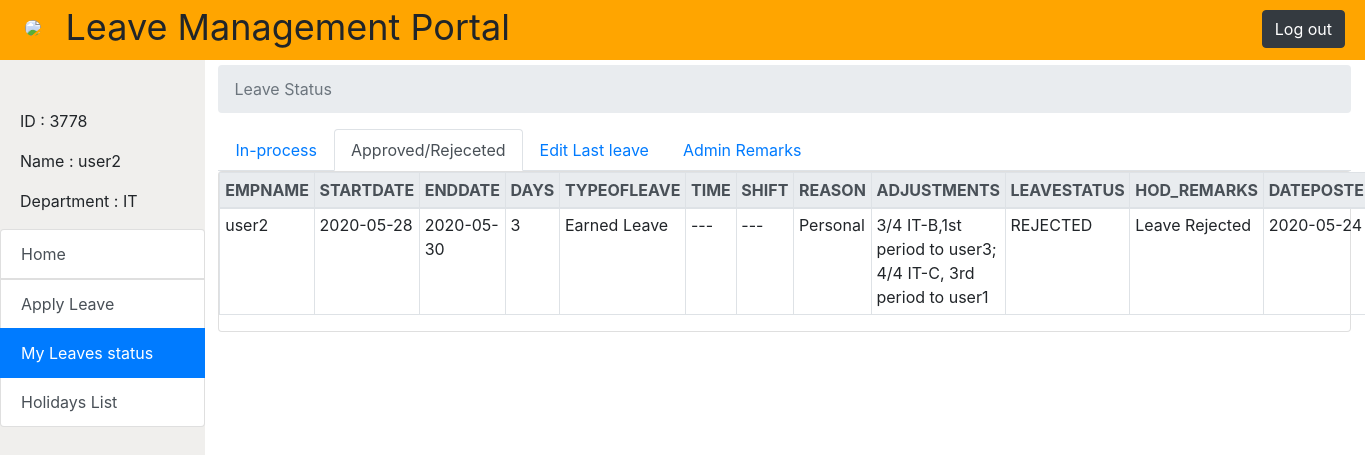
/leavestatus_1.php (signed in), run on the app's committed database.
### tables this page shows
CREATE TABLE `tblleave` (
  `LEAVEID` int(11) NOT NULL,
  `EMPID` int(11) NOT NULL,
  `DATESTART` date NOT NULL,
  `DATEEND` date NOT NULL,
  `NOOFDAYS` double NOT NULL,
  `SHIFT` text NOT NULL DEFAULT '---',
  `TYPEOFLEAVE` varchar(30) NOT NULL,
  `TIME` text NOT NULL DEFAULT '---',
  `REASON` text NOT NULL,
  `ADJUSTMENT` text NOT NULL,
  `LEAVESTATUS` varchar(30) NOT NULL,
  `ADMINREMARKS` text NOT NULL,
  `DATEPOSTED` date NOT NULL,
  `CL_USED` decimal(11,0) NOT NULL DEFAULT 0,
  `EL_USED` int(11) NOT NULL DEFAULT 0,
  `OD_USED` decimal(11,0) NOT NULL DEFAULT 0,
  `PERMISIONS__USED` int(11) NOT NULL DEFAULT 0,
  `HALFCL__USED` decimal(4,1) NOT NULL DEFAULT 0.0,
  `HALFOD__USED` decimal(4,1) NOT NULL DEFAULT 0.0,
  `LOP__USED` decimal(4,1) NOT NULL DEFAULT 0.0,
  `LATECOMING__USED` int(11) NOT NULL DEFAULT 0,
  `EXTRAPER__USED` decimal(4,1) UNSIGNED NOT NULL,
  `EMPNAME` text NOT NULL
);

### leavestatus_1.php (the view, shortened to what this page needs)
<!DOCTYPE html>
<html>
    <head profile="https://upload.wikimedia.org/wikipedia/commons/4/47/Anits_logo.jpg">
        <link rel="stylesheet" href="https://stackpath.bootstrapcdn.com/bootstrap/4.4.1/css/bootstrap.min.css">
    </head>
    <body>
      <div class="topbar">
            <img class="anits" src="https://upload.wikimedia.org/wikipedia/commons/4/47/Anits_logo.jpg" width="50px">
            <span class="heading" >Leave Management Portal</span>
            <button id="logout" type="button" class="btn btn-dark" onclick="location.href='logout.php'" >Log out</button>
        </div>
        <div class="sidebar">
            <div class="profile">
                <p class="id">ID : <?php echo $_SESSION['EMPID'];?></p>
                <p class="name">Name : <?php echo $_SESSION['EMPNAME'];?></p>
                <p class="department">Department : IT</p>
            </div>
            <form method='post'>
            <div id="actions" class="list-group">
                  <button type="button" class="list-group-item list-group-item-action" onclick="location.href='redirect.php'">Home</button>
                  <button type="button" class="list-group-item list-group-item-action" onclick="location.href='apleave.php'"> Apply Leave</button>
                  <button type="button" class="list-group-item active list-group-item-action" onclick="location.href='leavestatus.php'">My Leaves status</button>
                  <button type="button" class="list-group-item list-group-item-action"onclick="location.href='holidayslist.php'">Holidays List</button>
            </div>
              </form >
        </div>
        <div class="content">
             <nav aria-label="breadcrumb">
              <ol class="breadcrumb">
                <li class="breadcrumb-item active" aria-current="page">Leave Status</li>
              </ol>
            </nav>
            <ul class="nav nav-tabs">
              <li class="nav-item">
                <a class="nav-link" href="leavestatus.php">In-process</a>
              </li>
              <li class="nav-item">
                <a class="nav-link active" href="leavestatus_1.php">Approved/Rejeceted</a>
              </li>
              <li class="nav-item">
                <a class="nav-link" href="leavestatus_2.php">Edit Last leave</a>
              </li>
              <li class="nav-item">
                <a class="nav-link" href="leavestatus_3.php">Admin Remarks</a>
              </li>
            </ul>
            <div class="appliedleaaves">
                <?php
                   $link=mysqli_connect("127.0.0.1:3306","root","","lmsystem2");
     $query =  mysqli_query($link,("SELECT * FROM `tblleave` WHERE  EMPID = '".$_SESSION['EMPID']."' AND (LEAVESTATUS='APPROVED' OR LEAVESTATUS='REJECTED') ORDER BY LEAVEID DESC "));
    if(isset($query))
    {
  if($query->num_rows >= 1){
    echo '<div class="card mb-md-5">
        <table class="table table-bordered table-responsive-sm table-sm w-100">
            <thead class="thead-light">
                <th>EMPNAME</th>
                <th>STARTDATE</th>
                <th>ENDDATE</th>
                <th>DAYS</th>
                <th>TYPEOFLEAVE</th>
                <th>TIME</th>
                <th>SHIFT</th>
                <th>REASON</th>
                <th>ADJUSTMENTS</th>
                <th>LEAVESTATUS</th>
                <th>HOD_REMARKS</th>
                <th>DATEPOSTED</th>
                </thead>';
    while ($row = $query->fetch_object()){
        $student = <<<STAFF
                <tr>
                    <td>$row->EMPNAME</td>
                    <td>$row->DATESTART</td>
                    <td>$row->DATEEND</td>
                    <td>$row->NOOFDAYS</td>
                    <td>$row->TYPEOFLEAVE</td>
                    <td>$row->TIME</td>
                    <td>$row->SHIFT</td>
                    <td>$row->REASON</td>
                    <td>$row->ADJUSTMENT</td>
                    <td>$row->LEAVESTATUS</td>
                    <td>$row->ADMINREMARKS</td>
                    <td>$row->DATEPOSTED</td>
                </tr>
STAFF;
    echo $student;
    }
    echo '</table></div>';
}else
  {
    echo '<div class="mt-4">
        <h1 class="text-md text-center">No previous Accepted/Rejected requests are available</h1></div>';
}
}
                ?>
            </div>
        </div>
    </body>
</html>

### leavestatus_1.php (style rules this page uses)
.topbar { background-color: orange; height: 60px; width: 100%; position: fixed; z-index: 2; }
.sidebar { height: 100%; width: 15%; left: 0; background-color: #f0efed; padding-top: 8%; float: left; position: fixed; z-index: 1; }
#logout { float: right; margin: 10px 20px auto; }
.heading { font-size: 36px; }
.anits { border-radius: 10px; margin-left: 25px; margin-right: 20px; margin-bottom: 15px; }
.profile { margin-left: 20px; }
.content { margin-left: 16%; margin-right: 1%; padding-top: 65px; }

### data on the page
tblleave: EMPNAME "user2", DATESTART "2020-05-28", DATEEND "2020-05-30", NOOFDAYS "3", TYPEOFLEAVE "Earned Leave", TIME "---", SHIFT "---", REASON "Personal", ADJUSTMENT "3/4 IT-B,1st period to user3; 4/4 IT-C, 3rd period to user1", LEAVESTATUS "REJECTED", ADMINREMARKS "Leave Rejected", DATEPOSTED "2020-05-24"

### other printed values
$_SESSION['EMPID'] "3778"
$_SESSION['EMPNAME'] "user2"
